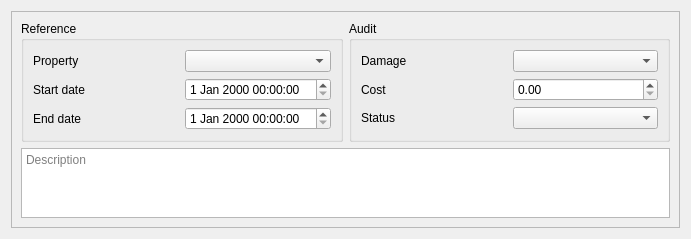
<?xml version="1.0" encoding="UTF-8"?>
<ui version="4.0">
 <class>W_Maintenance_Creator</class>
 <widget class="QWidget" name="W_Maintenance_Creator">
  <property name="geometry">
   <rect>
    <x>0</x>
    <y>0</y>
    <width>691</width>
    <height>236</height>
   </rect>
  </property>
  <property name="windowTitle">
   <string>Form</string>
  </property>
  <layout class="QGridLayout" name="gridLayout">
   <item row="0" column="0">
    <widget class="QFrame" name="frame">
     <property name="frameShape">
      <enum>QFrame::Shape::StyledPanel</enum>
     </property>
     <property name="frameShadow">
      <enum>QFrame::Shadow::Raised</enum>
     </property>
     <layout class="QGridLayout" name="gridLayout_2">
      <item row="0" column="0">
       <widget class="QGroupBox" name="groupBox">
        <property name="title">
         <string>Reference</string>
        </property>
        <layout class="QGridLayout" name="gridLayout_4">
         <item row="1" column="0">
          <widget class="QLabel" name="label_2">
           <property name="text">
            <string>Start date</string>
           </property>
          </widget>
         </item>
         <item row="0" column="0">
          <widget class="QLabel" name="label">
           <property name="text">
            <string>Property</string>
           </property>
          </widget>
         </item>
         <item row="0" column="1">
          <widget class="QComboBox" name="cb_property"/>
         </item>
         <item row="2" column="0">
          <widget class="QLabel" name="label_6">
           <property name="text">
            <string>End date</string>
           </property>
          </widget>
         </item>
         <item row="1" column="1">
          <widget class="QDateTimeEdit" name="dte_start">
           <property name="readOnly">
            <bool>false</bool>
           </property>
          </widget>
         </item>
         <item row="2" column="1">
          <widget class="QDateTimeEdit" name="dte_end">
           <property name="readOnly">
            <bool>false</bool>
           </property>
          </widget>
         </item>
        </layout>
       </widget>
      </item>
      <item row="0" column="1">
       <widget class="QGroupBox" name="groupBox_2">
        <property name="title">
         <string>Audit</string>
        </property>
        <layout class="QGridLayout" name="gridLayout_3">
         <item row="0" column="0">
          <widget class="QLabel" name="label_5">
           <property name="text">
            <string>Damage</string>
           </property>
          </widget>
         </item>
         <item row="1" column="0">
          <widget class="QLabel" name="label_4">
           <property name="text">
            <string>Cost</string>
           </property>
          </widget>
         </item>
         <item row="2" column="0">
          <widget class="QLabel" name="label_3">
           <property name="text">
            <string>Status</string>
           </property>
          </widget>
         </item>
         <item row="0" column="1">
          <widget class="QComboBox" name="cb_damage">
           <property name="toolTip">
            <string>Set the concerned property first</string>
           </property>
          </widget>
         </item>
         <item row="2" column="1">
          <widget class="QComboBox" name="cb_status"/>
         </item>
         <item row="1" column="1">
          <widget class="QDoubleSpinBox" name="dsb_cost">
           <property name="readOnly">
            <bool>false</bool>
           </property>
           <property name="maximum">
            <double>999999999.000000000000000</double>
           </property>
          </widget>
         </item>
        </layout>
       </widget>
      </item>
      <item row="1" column="0" colspan="2">
       <widget class="QTextEdit" name="te_description">
        <property name="readOnly">
         <bool>false</bool>
        </property>
        <property name="placeholderText">
         <string>Description</string>
        </property>
       </widget>
      </item>
      <item row="0" column="2" rowspan="2">
       <layout class="QGridLayout" name="layout_images"/>
      </item>
     </layout>
    </widget>
   </item>
  </layout>
 </widget>
 <resources/>
 <connections/>
</ui>
